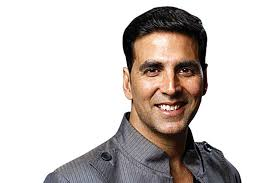
#> input picture faceRecognition-master/trainingImages/1/Myimage.jpg, 275 x 183 px, found by its file name
$ python Trainer.py
#> lines starting #> are read from the running program, lines starting #| are printed output that depends on the picture
### faceRecognition-master/FaceRecognition.py
import cv2
import os
import numpy as np


#now draw function which return rectangle around face

def faceDetection(test_img):
    gray_img = cv2.cvtColor(test_img,cv2.COLOR_BGR2GRAY) #convert color image to grayscle img
    face_haar_cascade = cv2.CascadeClassifier('HaarCascade/haarcascade_frontalface_default.xml')
    faces = face_haar_cascade.detectMultiScale(gray_img,scaleFactor=1.32,minNeighbors=5)

    return faces,gray_img


# [30 lines left out: functions labels_for_training, train_classifier, not called in this run]

def draw_rect(test_img,face):
    (x,y,w,h) = face
    cv2.rectangle(test_img,(x,y),(x+w,y+h),(255,0,0),thickness=4)


def put_text(test_img,text,x,y):
    cv2.putText(test_img,text,(x,y),cv2.FONT_HERSHEY_DUPLEX,2,(255,0,0),4)

### faceRecognition-master/Trainer.py
import cv2
import os
import numpy as np
import FaceRecognition as fr


#This module take images stored in diskand perform face detection

test_img = cv2.imread('TestImages/Myimage.jpg')
#> test_img is the input picture: shape (183, 275, 3); mean B, G, R 198.3, 201.4, 208.2

faces_detected,gray_img = fr.faceDetection(test_img)
#> in faceDetection, `gray_img = cv2.cvtColor(test_img,cv2.COLOR_BGR2GRAY)`:
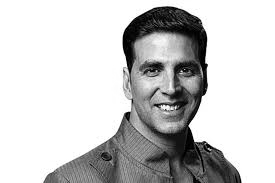
#> gray_img: shape (183, 275); min 0, max 255, mean 203.1
#> in faceDetection, `faces = face_haar_cascade.detectMultiScale(gray_img,scaleFactor=1.32,m..`: faces = [[122, 32, 94, 94]]
#> faces_detected = [[122, 32, 94, 94]]

print("faceDetected: ",faces_detected)
#| faceDetected:  [[122  32  94  94]]

#faces,faceID = fr.labels_for_training('trainingImages')
#face_recognizer = fr.train_classifier(faces,faceID)
#face_recognizer.write('trainingData.yml')

#uncomment whwn you have already trained your model
face_recognizer = cv2.face.LBPHFaceRecognizer_create()
#> (the run stopped early here; a loop or call above may not have finished)

$ run again, with faceRecognition-master/trainingImages/1/akshay-kumar-94-20-12-2017-04-36-47.jpg copied over faceRecognition-master/trainingImages/1/Myimage.jpg
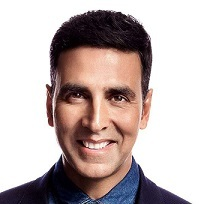
#> input picture faceRecognition-master/trainingImages/1/akshay-kumar-94-20-12-2017-04-36-47.jpg, 204 x 204 px, found by its file name
#> test_img is the input picture: shape (204, 204, 3); mean B, G, R 175.3, 176.9, 190.7
#> in faceDetection, `gray_img = cv2.cvtColor(test_img,cv2.COLOR_BGR2GRAY)`:
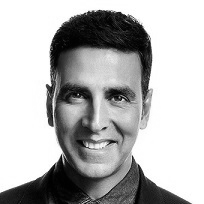
#> gray_img: shape (204, 204); min 0, max 255, mean 180.8
#> faces = [[42, 51, 114, 114]]
#| faceDetected:  [[ 42  51 114 114]]
